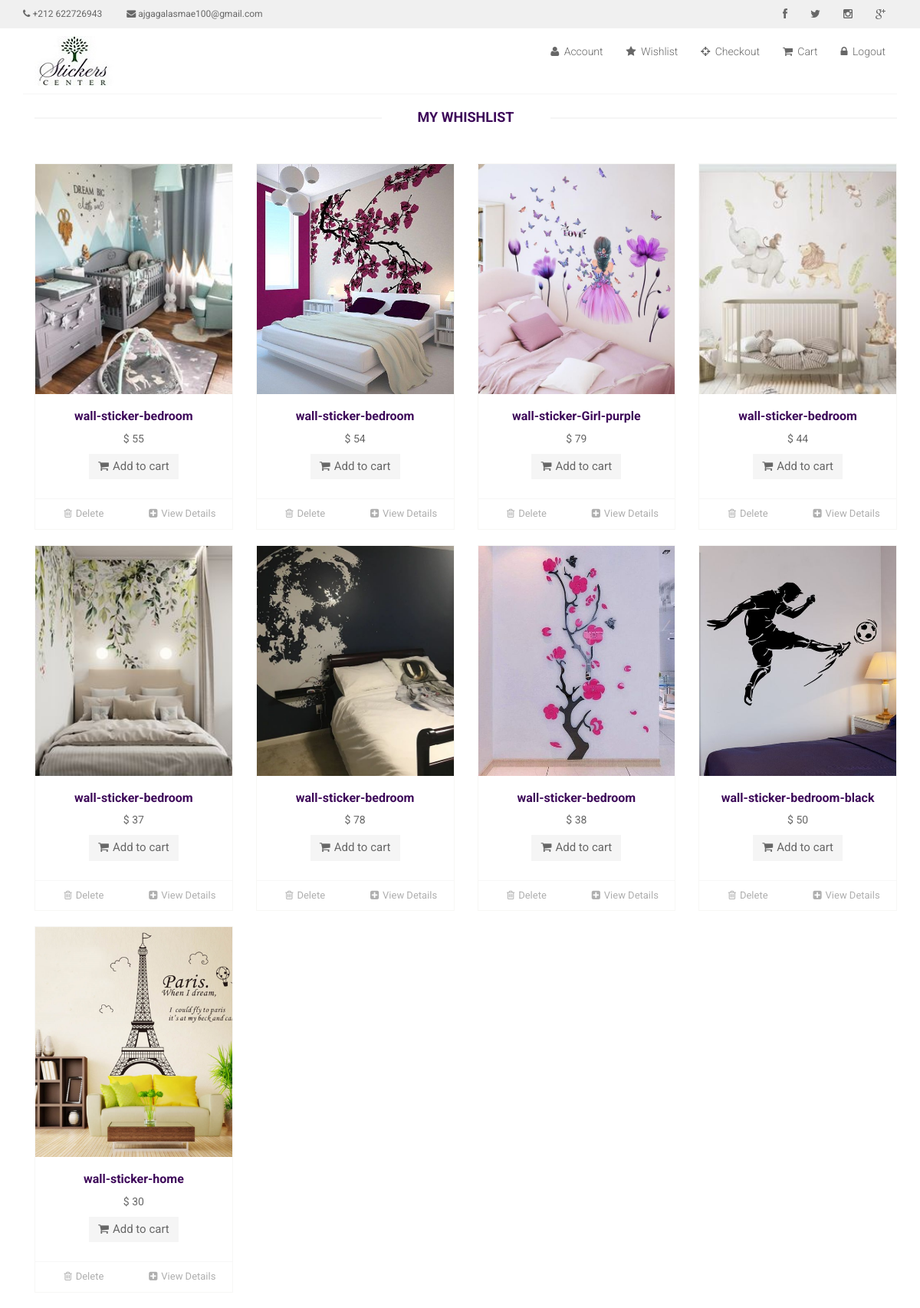
The app's page /whishlist.php (signed in) with its own data.
### tables this page shows
CREATE TABLE `products` (
  `prod_id` int(11) NOT NULL,
  `prod_cat` int(11) NOT NULL,
  `prod_theme` int(11) NOT NULL,
  `price` int(11) NOT NULL,
  `prod_title` text NOT NULL,
  `prod_colors` text NOT NULL,
  `prod_desc` text NOT NULL,
  `prod_img` text NOT NULL,
  `prod_date` datetime NOT NULL DEFAULT current_timestamp()
);

### whishlist.php (the view, shortened to what this page needs)
<!DOCTYPE html>
<html lang="en">
<head>
    <link href="css/bootstrap.min.css" rel="stylesheet">
    <link href="css/font-awesome.min.css" rel="stylesheet">
    <link href="css/prettyPhoto.css" rel="stylesheet">
    <link href="css/price-range.css" rel="stylesheet">
    <link href="css/animate.css" rel="stylesheet">
    <link href="css/main.css" rel="stylesheet">
    <link href="css/responsive.css" rel="stylesheet">
</head>
<body>
    <?php
if(!isset($_SESSION["id"])) echo "<script>window.open('customer_login.php','_self')</script>";
else $id= $_SESSION["id"];
?>
    <header id="header">
        <div class="header_top">
            <div class="container">
                <div class="row">
                    <div class="col-sm-6">
                        <div class="contactinfo">
                            <ul class="nav nav-pills">
                                <li><a href="#"><i class="fa fa-phone"></i> +212 622726943</a></li>
                                <li><a href="#"><i class="fa fa-envelope"></i> ajgagalasmae100@gmail.com</a></li>
                            </ul>
                        </div>
                    </div>
                    <div class="col-sm-6">
                        <div class="social-icons pull-right">
                            <ul class="nav navbar-nav">
                                <li><a href="#" target="_blank"><i class="fa fa-facebook"></i></a></li>
                                <li><a href="#" target="_blank"><i class="fa fa-twitter"></i></a></li>
                                <li><a href="#" target="_blank"><i class="fa fa-instagram" aria-hidden="true"></i></a>
                                </li>
                                <li><a href="#" target="_blank"><i class="fa fa-google-plus"></i></a></li>
                            </ul>
                        </div>
                    </div>
                </div>
            </div>
        </div>
        <div class="header-middle">
            <div class="container">
                <div class="row">
                    <div class="col-md-4 clearfix">
                        <div class="logo pull-left">
                            <a href="index.php"><img src="images/home/logo3.jpg" alt="" /></a>
                        </div>
                    </div>
                    <div class="col-md-8 clearfix">
                        <div class="shop-menu clearfix pull-right">
                            <ul class="nav navbar-nav">
                                <li><a href="customer/my_account.php?edit_account"><i class="fa fa-user"></i> Account</a></li>
                                <li><a href="whishlist.php"><i class="fa fa-star"></i> Wishlist</a></li>
                                <li><a href="checkout.php"><i class="fa fa-crosshairs"></i> Checkout</a></li>
                                <li><a href="cart.php"><i class="fa fa-shopping-cart"></i> Cart</a></li>
                                <?php
                                    if(!isset($_SESSION["name"])){
                                        echo "<li><a href='customer_login.php'><i class='fa fa-lock'></i> Login</a></li>";
                                    }
                                    else{
                                        echo "<li><a href='customer_logout.php'><i class='fa fa-lock'></i> Logout</a></li>";
                                    }
                                ?>
                            </ul>
                        </div>
                    </div>
                </div>
            </div>
        </div>
        <section>
            <div class="container">
                <div class="row">
                    <div class="col-sm-12 padding-right">
                        <div class="features_items">
                            <br><h2 class="title text-center wish">My whishlist</h2><br>
                            <?php
                      global $con;
                      $sel_price = "select * from wishlist where cust_id=$id";
                      $run_price = mysqli_query($con, $sel_price);
                      while ($p_price = mysqli_fetch_array($run_price)) {
                          $pro_id = $p_price['prod_id'];
                          $pro_price = "select * from products where prod_id='$pro_id'";
                          $run_pro_price = mysqli_query($con, $pro_price);
                          while ($pp_price = mysqli_fetch_array($run_pro_price)) {
                              $product_id = $pp_price['prod_id'];
                              $product_title = $pp_price['prod_title'];
                              $product_theme = $pp_price['prod_theme'];
                              $product_image = $pp_price['prod_img'];
                              $product_price = $pp_price['price'];
                              echo "
                              <div class='col-sm-3'>
                                  <div class='product-image-wrapper'>
                                      <div class='single-products'>
                                          <div class='productinfo text-center'>
                                              <img src='./images/product_image/themes/$product_theme/$product_image' class='size200x300' alt='jjjjjj' />
                                              <h2 style='font-size: medium'>$product_title</h2>
                                              <p>$ $product_price</p>
                                              <a href='cart.php?add_cart=$product_id' class='btn btn-default add-to-cart'><i class='fa fa-shopping-cart'></i>Add
                                              to cart</a>
                                          </div>
                                      </div>
                                      <div class='choose'>
                                          <ul class='nav nav-pills nav-justified'>
                                              <li><a href='whishlist.php?delete=$product_id&cust=$id '><i class='fa fa-trash-o' aria-hidden='true'></i>Delete</a></li>
                                              <li><a href='details.php?pro_id=$product_id'><i class='fa fa-plus-square'></i>View Details</a></li>
                                          </ul>
                                      </div>
                                  </div>
                              </div>
                      ";
                          }
                      }
                    ?>
                        </div>
                    </div>
                </div>
            </div>
        </section>
</body>
</html>

### css/main.css (style rules this page uses)
body { font-family: 'Roboto', sans-serif; position: relative; font-weight: 400px; }
ul li { list-style: none; }
a { -webkit-transition: 300ms; transition: 300ms; }
h1, h2, h3, h4, h5, h6 { font-family: 'Roboto', sans-serif; }
.header_top { background: none repeat scroll 0 0 #f0f0f0; }
.contactinfo ul li:first-child { margin-left: -15px; }
.contactinfo ul li a { font-size: 12px; color: #676767; font-family: 'Roboto', sans-serif; }
.social-icons ul li a { border: 0 none; border-radius: 0; color: #676767; padding: 0; }
.social-icons ul li { display: inline-block; }
.social-icons ul li a i { padding: 11px 15px; transition: all 0.9s ease 0s; -moz-transition: all 0.9s ease 0s; -webkit-transition: all 0.9s ease 0s; -o-transition: all 0.9s ease 0s; }
.header-middle .container .row { border-bottom: 1px solid #f5f5f5; margin-left: 0; margin-right: 0; padding-bottom: 10px; padding-top: 10px; }
.shop-menu ul li { display: inline-block; padding-left: 15px; padding-right: 15px; }
.shop-menu ul li:last-child { padding-right: 0; }
.shop-menu ul li a { background: #FFFFFF; color: #676767; font-family: 'Roboto', sans-serif; font-size: 14px; font-weight: 300; padding: 0; margin-top: 10px; }
.shop-menu ul li a i { margin-right: 3px; }
.left-sidebar h2:after, h2.title:after { color: #3D0859; content: " "; position: absolute; border: 1px solid #f5f5f5; bottom: 8px; left: 0; width: 100%; height: 0; z-index: -2; }
h2.title:before { content: " "; position: absolute; background: #fff; bottom: -6px; width: 220px; height: 30px; z-index: -1; left: 50%; margin-left: -110px; color: #3D0859; }
.padding-right { padding-right: 0; }
.features_items { overflow: hidden; }
h2.title { color: #3D0859; font-family: 'Roboto', sans-serif; font-size: 18px; font-weight: 700; text-transform: uppercase; margin: 0 15px 30px; position: relative; }
.product-image-wrapper { border: 1px solid #F7F7F5; overflow: hidden; margin-bottom: 20px; box-sizing: border-box; }
.single-products { position: relative; }
.productinfo h2 { color: #3D0859; font-family: 'Roboto', sans-serif; font-size: 24px; font-weight: 700; }
.productinfo p { font-family: 'Roboto', sans-serif; font-size: 14px; font-weight: 400; color: #676767; }
.productinfo img { width: 100%; object-fit: cover; }
.productinfo { position: relative; }
.add-to-cart { background: #f5f5f5; border: 0 none; border-radius: 0; color: #676767; font-family: 'Roboto', sans-serif; font-size: 15px; margin-bottom: 25px; }
.add-to-cart i { margin-right: 5px; }
.choose { border-top: 1px solid #f7f7f7; }
.choose ul li a { color: #afafaf; font-family: 'Roboto', sans-serif; font-size: 13px; padding-left: 0; padding-right: 0; }
.choose ul li a i { margin-right: 5px; }
.size200x300 { width: 200px; height: 300px; object-fit: cover; }

### records on screen
products: prod_img (picture), prod_title "wall-sticker-bedroom", price "55"
products: prod_img (picture), prod_title "wall-sticker-bedroom", price "54"
products: prod_img (picture), prod_title "wall-sticker-Girl-purple", price "79"
products: prod_img (picture), prod_title "wall-sticker-bedroom", price "44"
products: prod_img (picture), prod_title "wall-sticker-bedroom", price "37"
products: prod_img (picture), prod_title "wall-sticker-bedroom", price "78"
products: prod_img (picture), prod_title "wall-sticker-bedroom", price "38"
products: prod_img (picture), prod_title "wall-sticker-bedroom-black", price "50"
products: prod_img (picture), prod_title "wall-sticker-home", price "30"
